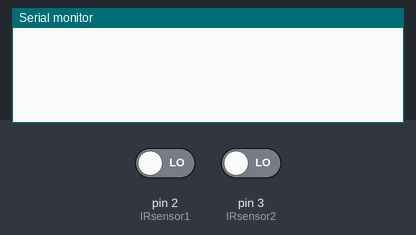
The sketch below on a simulated Arduino Uno, built with avr-gcc and run on an emulated ATmega328P. Shown: the last lines printed to the serial monitor. The test bench sets the inputs (shaded band); at power-on: pin 2 (IRsensor1) LOW, pin 3 (IRsensor2) LOW.

Above: at 1.2 s.
1.3 s: pin 2 (IRsensor1) driven HIGH
At 2.5 s:
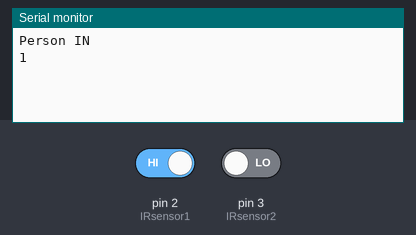
2.8 s: pin 3 (IRsensor2) driven HIGH
At 3.9 s:
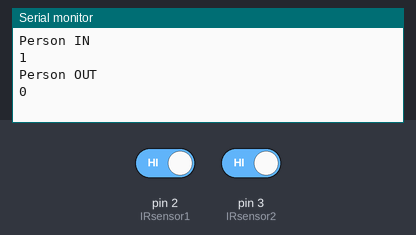

Measured:
- after the input at 1.3 s, the serial monitor: prints a new line at once (image 1)
- after the input at 2.8 s, the serial monitor: prints a new line at once (image 2)

The sketch:

IR_Debounce.ino
```cpp
int prevBtnUp1 = HIGH, prevBtnUp2 = HIGH;
int buttonUpState1 = 0, buttonUpState2 = 0;
unsigned long lastBtnUp1 = 0, lastBtnUp2 = 0;
unsigned long transInt = 50;
int count=0;
const int IRsensor1=2, IRsensor2=3;

void setup(){
  Serial.begin(9600);
  pinMode (IRsensor1, INPUT);
  pinMode (IRsensor2, INPUT);
}

void loop(){
  IRdebounce1();
  IRdebounce2();
}

void IRdebounce1(){
  buttonUpState1 = digitalRead(IRsensor1);
  if (buttonUpState1 == HIGH && prevBtnUp1 == LOW){
    if ((millis() - lastBtnUp1) > transInt){
      Serial.println("Person IN");
      count=count+1;
      lastBtnUp1 = millis();
    }
   Serial.println(count);
  }
 prevBtnUp1 = buttonUpState1;
}

void IRdebounce2(){
  buttonUpState2 = digitalRead(IRsensor2);
  if (buttonUpState2 == HIGH && prevBtnUp2 == LOW){
    if ((millis() - lastBtnUp2) > transInt){
      Serial.println("Person OUT");
      count=count-1;
      lastBtnUp2 = millis();
    }
   Serial.println(count);
  }
 prevBtnUp2 = buttonUpState2;
}
```
